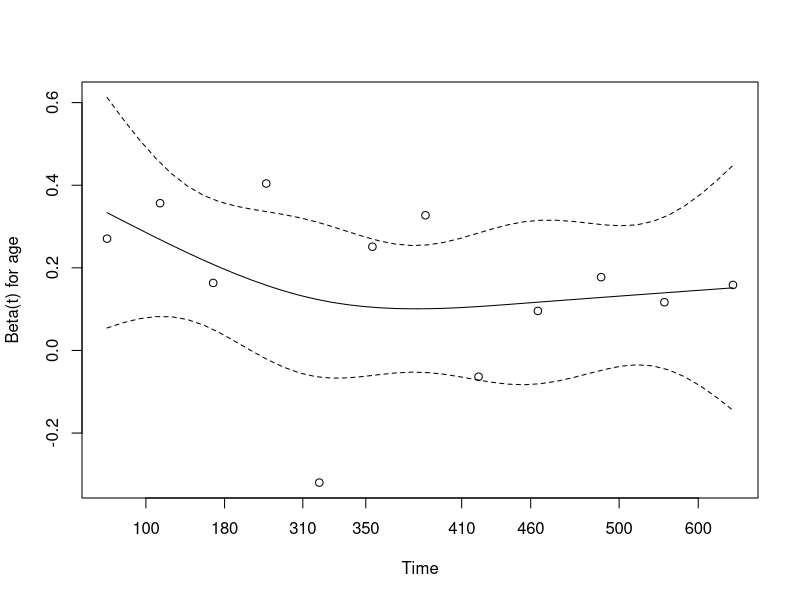
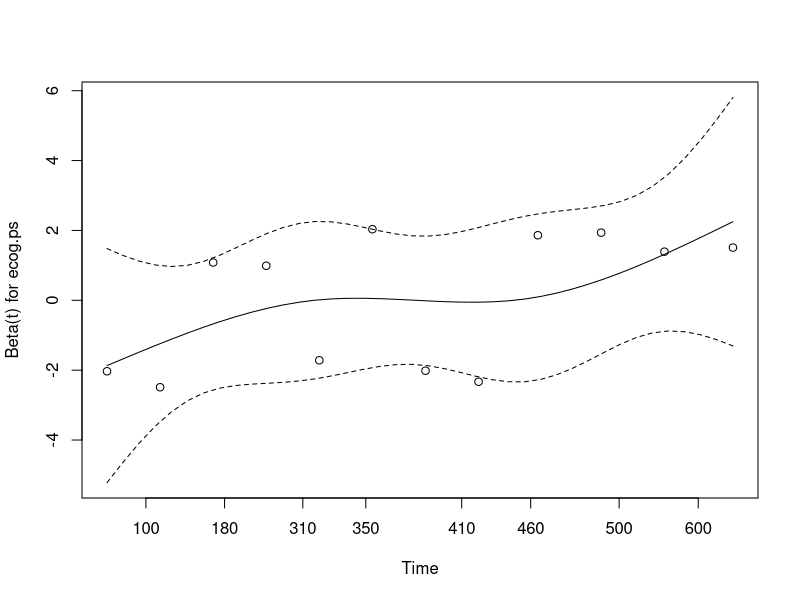

Recreate these plots in R, in order.
## ---- chunk 1
packageName <- c("survival")
for(i in 1:length(packageName)) {
  if(!(packageName[i] %in% rownames(installed.packages()))) {
    install.packages(packageName[i])
  }
}
lapply(packageName, require, character.only = TRUE)
## ---- chunk 2
data("ovarian")
head(ovarian, 10)
## ---- chunk 3
ova.fit <- coxph(Surv(futime, fustat) ~ age + ecog.ps, data = ovarian)
ova.fit
## ---- chunk 4
ova.test <- cox.zph(ova.fit, transform="km", global=TRUE)
print(ova.test)
## ---- chunk 5
plot(ova.test)
## ---- chunk 6
coxph.detail(ova.fit)
## ---- chunk 7
strata.data <- data.frame(
  time = c(4,3,1,1,2,2,3),
  status = c(1,1,1,0,1,1,0),
  x = c(0,2,1,1,1,0,0),
  sex = c(0,0,0,0,1,1,1)
)
summary(coxph(Surv(time,status) ~ x + strata(sex), data=strata.data))
